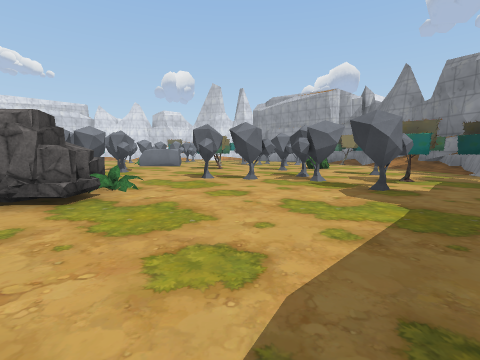
View 1 (above)

24 first-person views from a walk through a 3-D level made in the Unity game engine. The camera is 1.2 m above the floor, tilts 6° down and sees 85° across. The floor is counted in squares, 2 m on a side. Each view is taken from the middle of a square. On the plan, view 1 faces up. The plan holds only what a view shows up to about 9 squares ahead; the rest is blank. The place goes on beyond the plan. Some animated figures are not drawn. Some surface patterns are stand-ins.

View 2
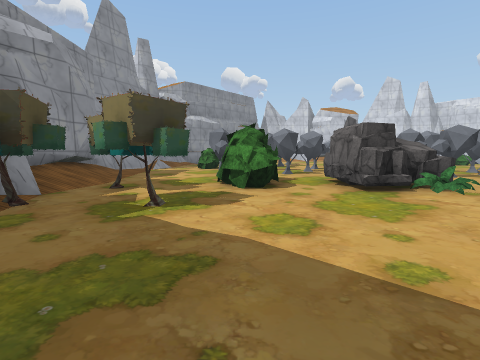

View 3
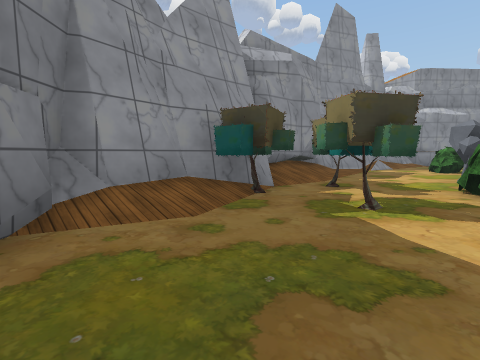

View 4
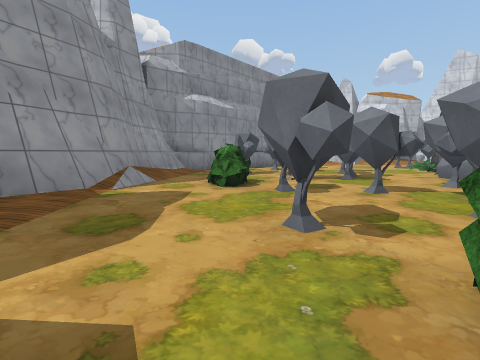

View 5
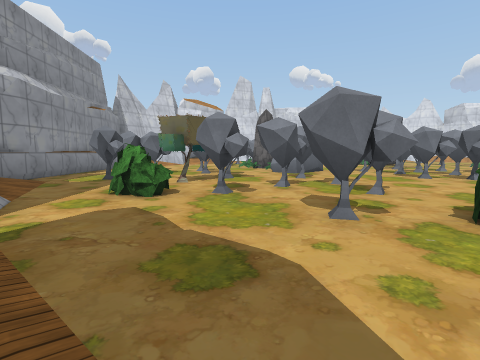

View 6
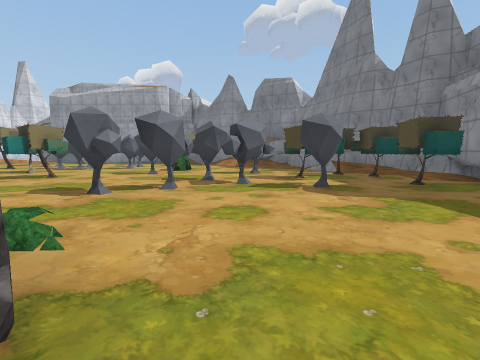

View 7
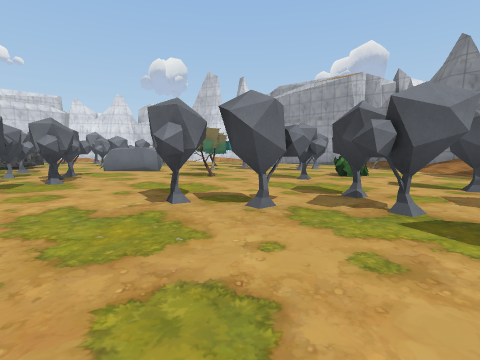

View 8
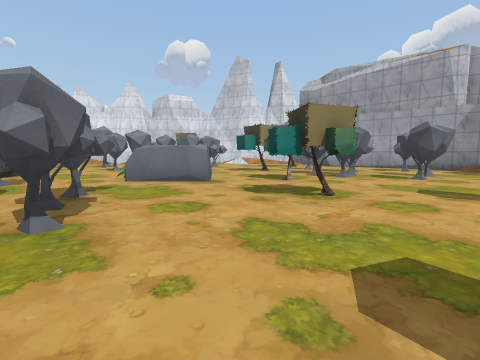

View 9
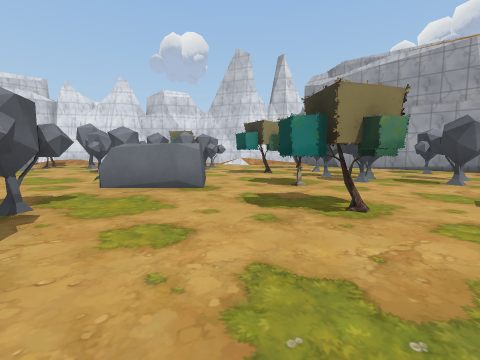

View 10
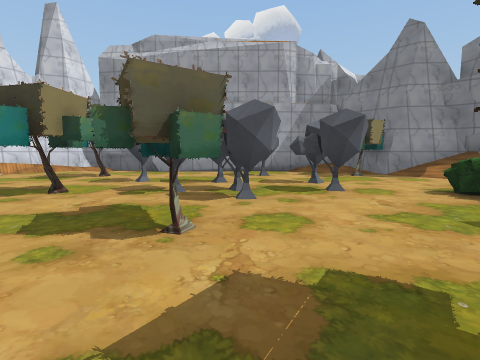

View 11
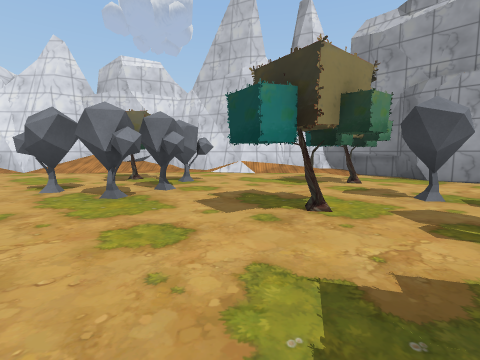

View 12
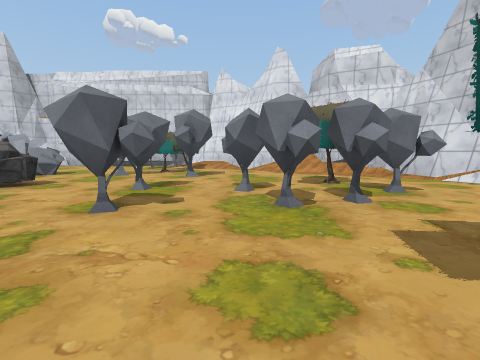

View 13
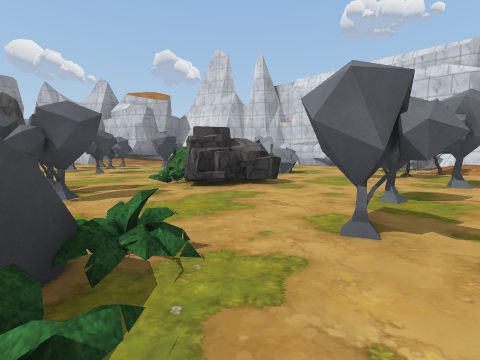

View 14
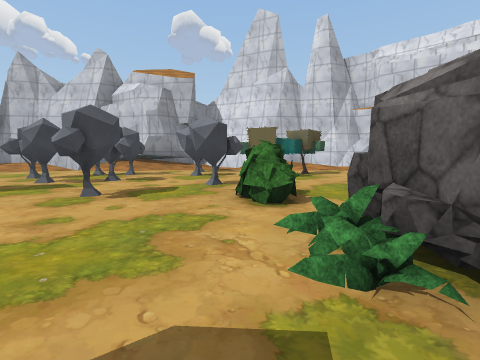

View 15
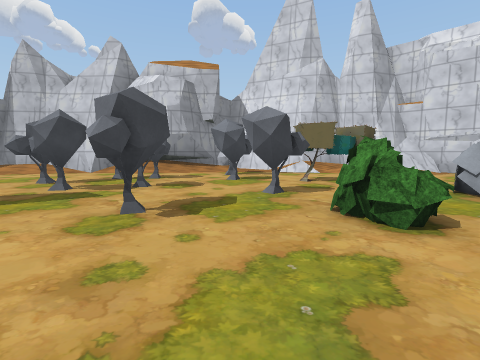

View 16
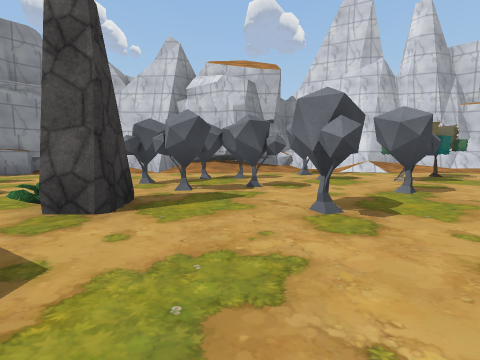

View 17
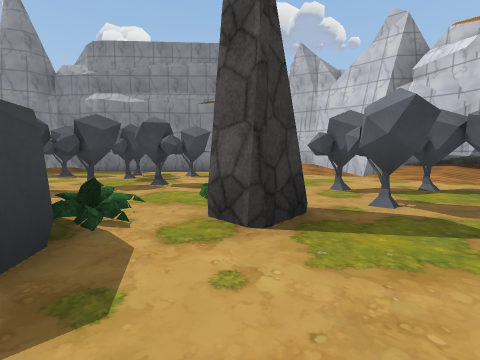

View 18
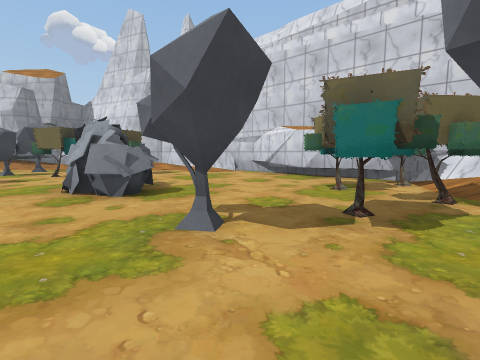

View 19
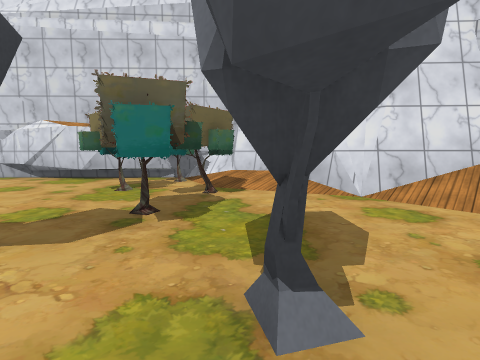

View 20
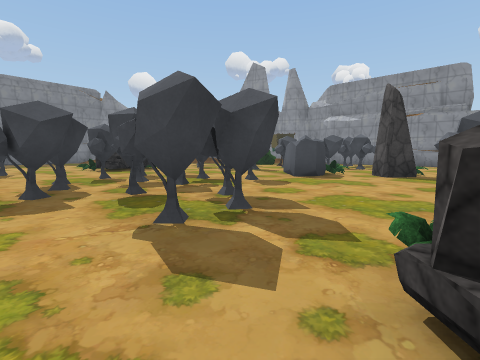

View 21
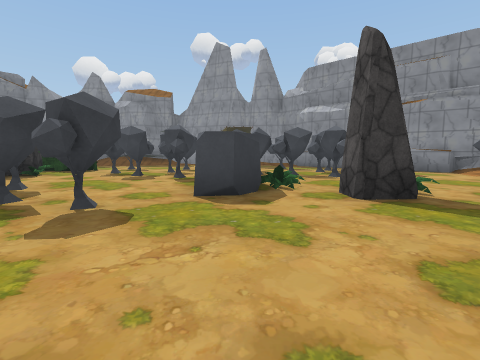

View 22
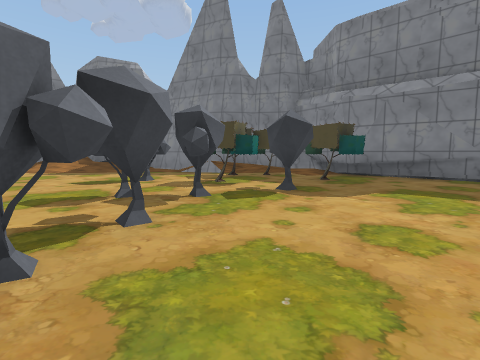

View 23
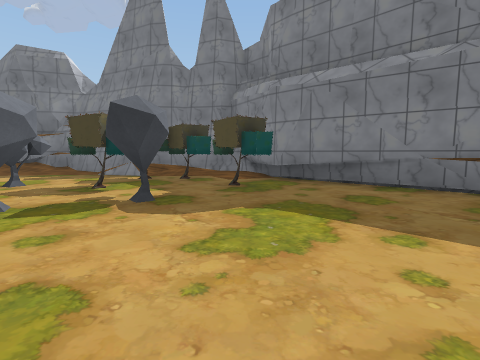

View 24
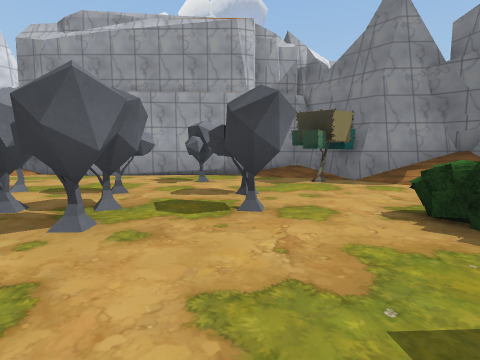

### Floor plan
Key: @ floor where view 1 was taken; # wall or solid block; x gap in a wall; . floor; / step, stairs or slope; = window, fence, low wall or low ledge; T thing the floor can be seen under or through; R tree; C rock; B bush; O other object.
Columns run from 17 left of view 1 to 7 right of it. Each row starts with its distance up from view 1.
 21          #######
 20     ######///./####
 19    ##RRR........./##
 18   ##.RRR.....R#....##
 17  ##...RRRx...R...R..##
 16  #......#...###......##
 15  #.........###..R#....##
 14  #...OO.....#..RR####..#
 13  #RR.O..CC........###.R#
 12 ##.RR.B.CC...OO.Rx##...##
 11 #..R.#BB...#.........../#
 10 #.##......#..#..R...B../#
  9 #.....#...#.##..R.#.....#
  8 #/.##......###..........#
  7 #/.###....####.....T.#..#
  6  /..#BC.O...#...TTTTR..##
  5  #......O...........RRR#
  4  #....#..#....CC...##RR#
  3  #....##...#.CCC....RR##
  2  ##.#####.#.#.........##
  1   ##=## R.#.#BB......##
  0    #####.B......R@..##
 -1     ##//......RRR...#
 -2      ###///..///R####
 -3        ########

Where each view was taken, in squares from view 1:
view 1: 0 up, 0 right, facing up
view 2: 1 up, 2 right, facing left
view 3: 1 up, 2 right, facing down-left
view 4: 0 up, 3 left, facing left
view 5: 2 down, 4 left, facing up-left
view 6: 2 up, 2 left, facing up-right
view 7: 3 up, 0 right, facing up
view 8: 6 up, 2 left, facing up
view 9: 7 up, 2 left, facing up
view 10: 10 up, 2 left, facing up-right
view 11: 12 up, 2 left, facing up
view 12: 13 up, 2 left, facing up-left
view 13: 13 up, 3 left, facing left
view 14: 11 up, 7 left, facing left
view 15: 10 up, 8 left, facing left
view 16: 8 up, 8 left, facing left
view 17: 8 up, 9 left, facing down-left
view 18: 16 up, 7 left, facing left
view 19: 16 up, 7 left, facing up-left
view 20: 13 up, 7 left, facing down
view 21: 10 up, 9 left, facing down
view 22: 5 up, 2 left, facing right
view 23: 3 up, 1 left, facing right
view 24: 10 up, 0 right, facing up-right
